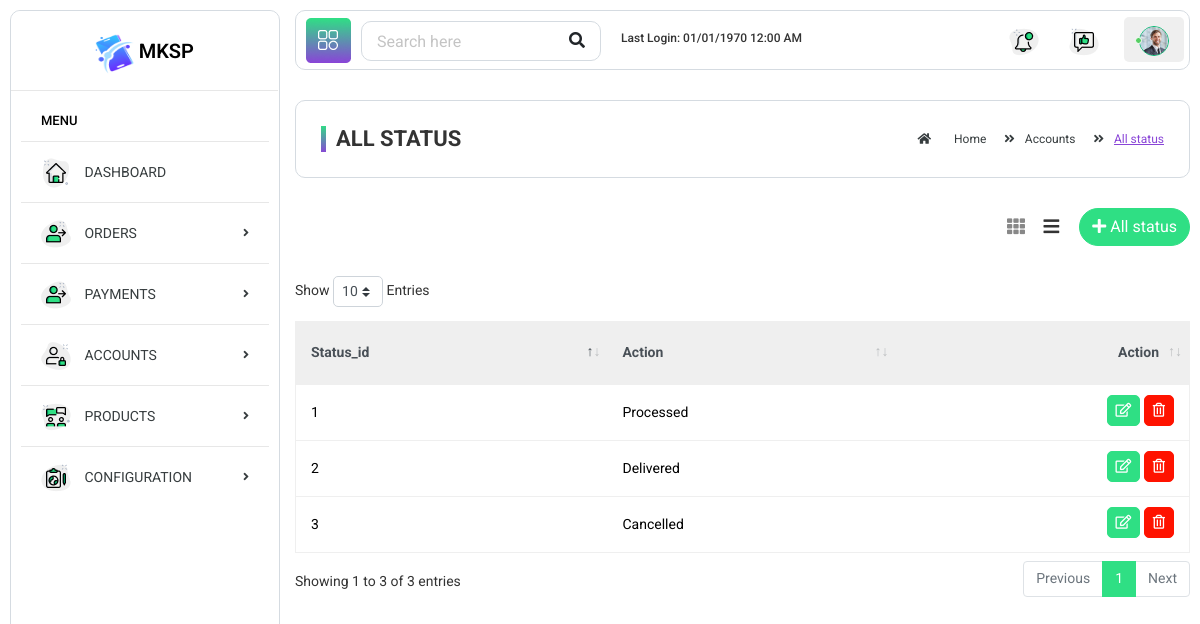
Screenshot of /all-status.php with the database file from the repository.
### tables this page shows
CREATE TABLE `order_status` (
  `status_id` int NOT NULL AUTO_INCREMENT,
  `order_status_label` varchar(50) DEFAULT NULL,
  `order_status` int DEFAULT NULL,
  `order_status_img` varchar(100) DEFAULT NULL,
  `created_at` timestamp NULL DEFAULT CURRENT_TIMESTAMP,
  `updated_at` timestamp NULL DEFAULT CURRENT_TIMESTAMP ON UPDATE CURRENT_TIMESTAMP,
  PRIMARY KEY (`status_id`)
);

### all-status.php (the view, shortened to what this page needs)
<!DOCTYPE html>
<html lang="en">
<head>
	<link rel="stylesheet" href="assets/css/bootstrap.min.css">
	<link rel="stylesheet" href="assets/plugins/fontawesome/css/all.min.css">
	<link rel="stylesheet" href="assets/plugins/fontawesome/css/fontawesome.min.css">
	<link rel="stylesheet" href="assets/css/dataTables.bootstrap4.min.css">
	<link rel="stylesheet" href="assets/css/select2.min.css">
	<link rel="stylesheet" href="assets/css/style.css">
</head>
<body>
	<div class="main-wrapper">
	<?php
		include 'header.php';
		include 'sidebar.php';
		?>
		<div class="page-wrapper">
			<div class="content container-fluid">
				<div class="page-header">
					<div class="row">
						<div class="col-lg-6 col-md-6 col-sm-6 col-12">
							<h5 class="text-uppercase mb-0 mt-0 page-title">All  status</h5>
						</div>
						<div class="col-lg-6 col-md-6 col-sm-6 col-12">
							<ul class="breadcrumb float-right p-0 mb-0">
								<li class="breadcrumb-item"><a href="index.html"><i class="fas fa-home"></i> Home</a>
								</li>
								<li class="breadcrumb-item"><a href="#">Accounts</a></li>
								<li class="breadcrumb-item"><span> All status</span></li>
							</ul>
						</div>
					</div>
				</div>
				<div class="row">
					<div class="col-sm-4 col-12">
					</div>
					<div class="col-sm-8 col-12 text-right add-btn-col">
						<a href="add-account.php" class="btn btn-primary float-right btn-rounded"><i
								class="fas fa-plus"></i> All status</a>
						<div class="view-icons">
							<a href="all-accounts.php" class="grid-view btn btn-link"><i class="fas fa-th"></i></a>
							<a href="accounts-list.php" class="list-view btn btn-link active"><i
									class="fas fa-bars"></i></a>
						</div>
					</div>
				</div>
				<div class="content-page">
					<div class="row">
						<div class="col-lg-12 mb-3">
							<div class="table-responsive">
								<table class="table custom-table datatable">
									<thead class="thead-light">
										<tr>
                                        <th>Status_id</th>
                                        <th>Action</th>
                                        <th class="text-right">Action</th>
										</tr>
									</thead>
									<tbody>
									<?php
										include "backend/db_connection.php";
                                        $sql="SELECT * from order_status";
                                        $result = $conn->query($sql);
                                        if($result) {
                                          $order_status = $result->fetch_all(MYSQLI_ASSOC);
                                        }
                                        foreach($order_status as $key => $value){
                                        ?>
                                          <tr>
                                          <td><?php echo $value['status_id'] ?> </td>
                                          <td><?php echo $value['order_status_label'] ?> </td>
											<td class="text-right">
												<a href="edit_order_status.php?status_id=<?php echo $value['status_id'] ?>" class="btn btn-primary btn-sm mb-1">
													<i class="far fa-edit"></i>
												</a>
												<button type="submit" data-toggle="modal" data-target="#delete_employee"
													class="btn btn-danger btn-sm mb-1">
													<i class="far fa-trash-alt"></i>
												</button>
											</td>
										</tr>
									<?php
									}
									?>
									</tbody>
								</table>
							</div>
						</div>
					</div>
				</div>
			</div>
		</div>
	</div>
</body>
</html>

### rows the page displays
order_status: status_id "1", order_status_label "Processed"
order_status: status_id "2", order_status_label "Delivered"
order_status: status_id "3", order_status_label "Cancelled"

### other values shown
$indianDateTime "01/01/1970 12:00 AM"
